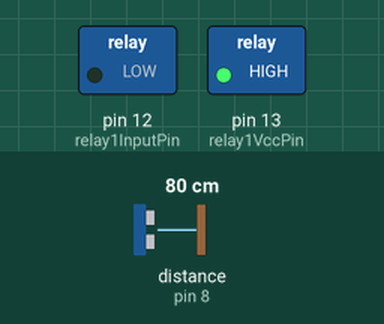
A sketch run on a simulated Arduino Uno, built with avr-gcc and run on an emulated ATmega328P. Parts: switched loads named in the sketch (green lamp = pin HIGH). Wiring (inferred from the names in the program): ultrasonic range finder: trigger pin 9; echo pin 8. The inputs (shaded band) are chosen by the test bench; at power-on: distance to the obstacle (sensor on pin 8) 80 cm. The echo pulse lasts 58.3 µs per cm; pins used as bus, display or sensor lines are not drawn.

Above: at 5.8 s.
5.9 s: distance to the obstacle (sensor on pin 8) set to 23 cm
16.2 s: distance to the obstacle (sensor on pin 8) set to 19 cm
At 26.2 s:
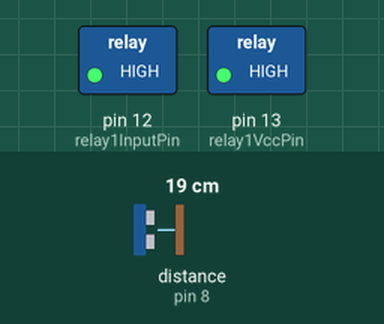
26.5 s: distance to the obstacle (sensor on pin 8) set to 35 cm
At 35.4 s:
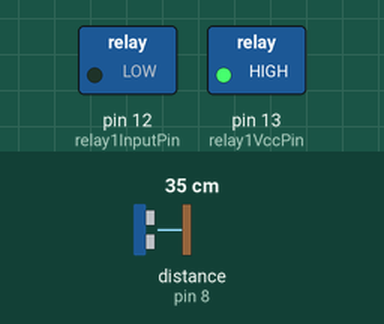
36.5 s: distance to the obstacle (sensor on pin 8) set to 2 cm
At 45.5 s:
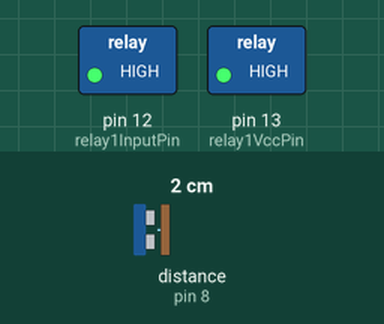
Timing chart, 0 to 47.0 s (numbered marks = the images above; inputs shaded):
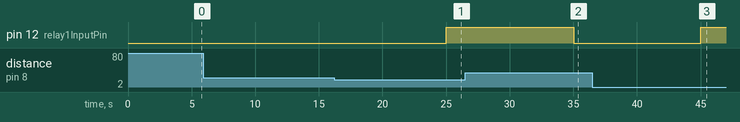

Measured:
- the behaviour switches between 21 and 20 cm on distance to the obstacle (sensor on pin 8) (found by bisection; images 0 and 1)
- after the input at 5.9 s, every drawn part: stays the same
- after the input at 16.2 s, pin 12 (relay1InputPin): LOW → HIGH after 8.8 s
- after the input at 26.5 s, pin 12 (relay1InputPin): HIGH → LOW after 8.5 s
- after the input at 36.5 s, pin 12 (relay1InputPin): LOW → HIGH after 8.5 s

The sketch:

Final_code.ino
```cpp
/*
 * Final code with integrated Ultrasonic sensor and relay
 */

// Pin declaration for HC-SR04
int trigPin = 9;
int echoPin = 8;

// Variables for HC-SR04
long duration;
int distance;

// Pin declaration for the relay
int relay1InputPin = 12;
int relay1VccPin = 13;

void setup() {
  //Pin setup for the ultrasonic sensor
  pinMode(trigPin, OUTPUT); // Sets the trigPin as an Output
  pinMode(echoPin, INPUT); // Sets the echoPin as an Input

  //Pin setup for the relay
  pinMode(relay1InputPin, OUTPUT);
  pinMode(relay1VccPin, OUTPUT);  // Due to unavailability of a second Vcc pin on the board
  digitalWrite(relay1VccPin, HIGH);
}

void loop() {
  // Clears the trigPin
  digitalWrite(trigPin, LOW);
  delayMicroseconds(2);
  // Sets the trig Pin on HIGH state for 10 micro seconds
  digitalWrite(trigPin, HIGH);
  delayMicroseconds(10);
  digitalWrite(trigPin, LOW);
  // Reads the echo Pin, returns the sound wave travel time in microseconds
  duration = pulseIn(echoPin, HIGH); // In microseconds
  // Calculating the distance (in cms)
  distance= duration*0.034/2;

  // Testing code - to be removed
  // Calculating the distance
  distance= duration*0.034/2;
  // Prints the distance on the Serial Monitor
  Serial.print("Distance: ");
  Serial.println(duration);
  // Testing code ends

  // Condition to activate the relay
  if( distance<20 ){
    delay(5000);
    digitalWrite(relay1InputPin, HIGH);
  }
  else {
    delay(5000);
    digitalWrite(relay1InputPin, LOW);
  }
}
```
